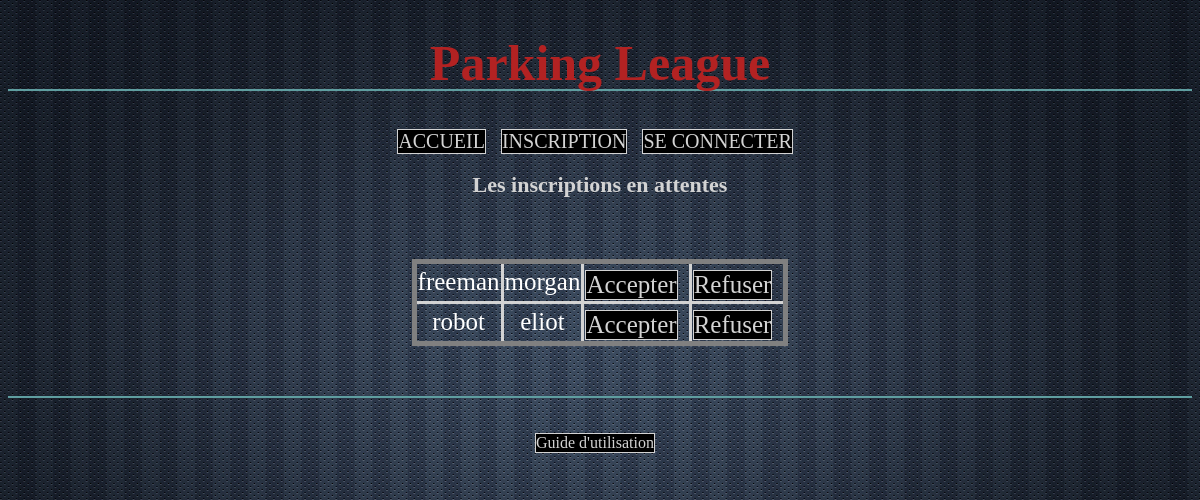
The app's page /inscription-attente.php with its own data.
### tables this page shows
CREATE TABLE IF NOT EXISTS `utilisateur` (
  `id_uti` int(5) NOT NULL AUTO_INCREMENT,
  `identifiant` varchar(25) NOT NULL,
  `mdp` int(10) NOT NULL,
  `nom` varchar(25) DEFAULT NULL,
  `prenom` varchar(25) DEFAULT NULL,
  `adresse` varchar(25) DEFAULT NULL,
  `cp` int(5) DEFAULT NULL,
  `tel` int(10) DEFAULT NULL,
  `mail` varchar(50) DEFAULT NULL,
  `statut` int(1) DEFAULT NULL,
  `motcle` varchar(20) DEFAULT NULL,
  PRIMARY KEY (`id_uti`)
);

### inscription-attente.php (the view, shortened to what this page needs)
<!DOCTYPE html>
<html>
	   <head>
		<link rel="stylesheet" href="css/style.css" />
	<h1> Parking League </h1>
	</head>
	<?php include("menu.php");
          include("connection.php");?>
	<body>
		<h2> Les inscriptions en attentes </h2><br/>
		<table>
		<?php
		$req = $bdd->query('SELECT * FROM UTILISATEUR WHERE statut = 0');
		while($donnees = $req->fetch())
		{
			echo '<tr><td>'.$donnees['nom'].'</td>
					<td>'.$donnees['prenom'].'</td>
					<td><a href = "inscription-accept.php?id_uti='.$donnees['id_uti'].'">Accepter</a></td>
					<td><a href = "inscription-refus.php?id_uti='.$donnees['id_uti'].'">Refuser</a></td>
				  </tr>';
		}
		?>
		</table>
	</body>
    <?php include("footer.php"); ?>
</html>

### css/style.css (style rules this page uses)
html { background-image: url(../img/body3.jpg); }
body { text-align: center; color: white; font-family: Comic Sans MS; }
table { margin : 10px auto auto auto; border-width:5px; border-style:solid; border-collapse: collapse; }
td { border-style:solid; font-size: 25px; border-color: lightgray; }
h1 { color:firebrick; font-family:AR DELANEY; text-align: center; border-bottom: 2px solid cadetblue; height: 55px; font-size: 50px; }
h2 { color:lightgray; text-align: center; height: 40px; font-size: 22px; }
a { padding: 3 15; margin: 15; background:black; color: lightgray; border: 00.2px solid; text-decoration: none; font-family: Comic Sans MS; margin-right: 10px; margin-top: 5px; display:inline-block; transition :0.3s; }

### records on screen
utilisateur: nom "freeman", prenom "morgan"
utilisateur: nom "robot", prenom "eliot"
